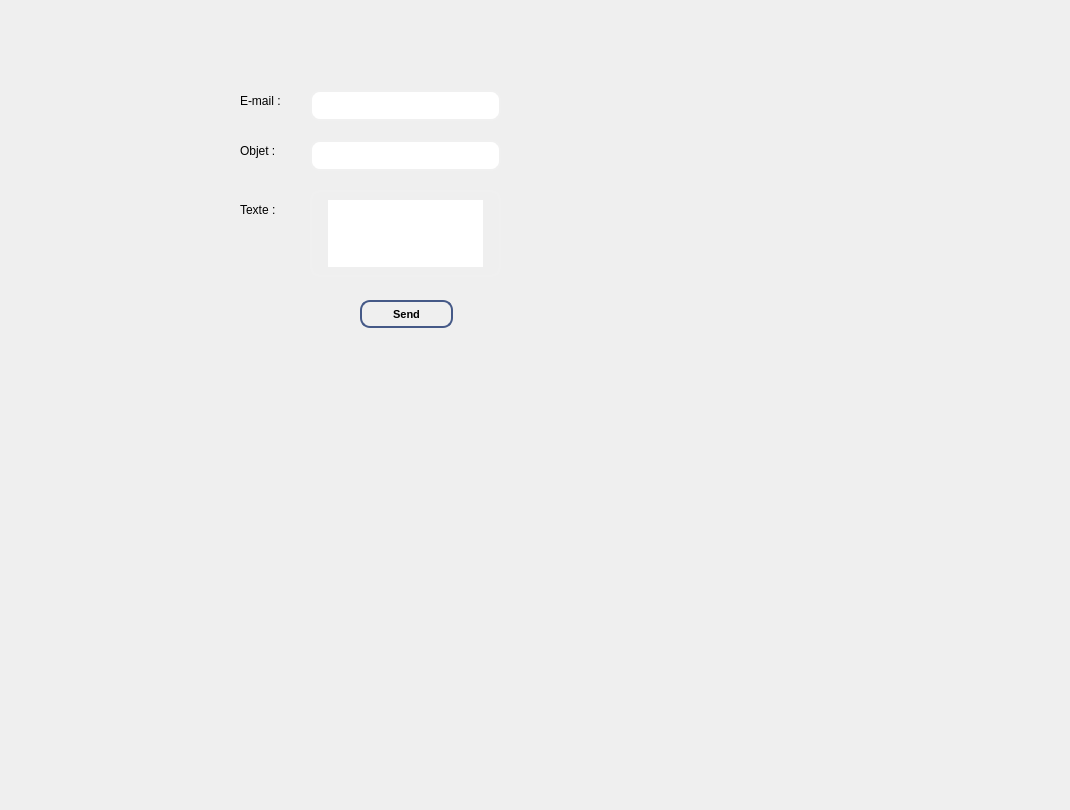
      <widget class="QWidget" name="tab_141">
       <attribute name="title">
        <string>Mailing</string>
       </attribute>
       <widget class="QLabel" name="Email_4">
        <property name="geometry">
         <rect>
          <x>240</x>
          <y>80</y>
          <width>81</width>
          <height>41</height>
         </rect>
        </property>
        <property name="styleSheet">
         <string notr="true">font: 87 8pt &quot;Segoe UI Black&quot; rgb(0, 0, 0) ;</string>
        </property>
        <property name="text">
         <string>E-mail :</string>
        </property>
       </widget>
       <widget class="QLabel" name="Texte_Email_4">
        <property name="geometry">
         <rect>
          <x>240</x>
          <y>200</y>
          <width>61</width>
          <height>20</height>
         </rect>
        </property>
        <property name="styleSheet">
         <string notr="true">font: 87 8pt &quot;Segoe UI Black&quot; rgb(0, 0, 0) ;</string>
        </property>
        <property name="text">
         <string>Texte :</string>
        </property>
       </widget>
       <widget class="QLineEdit" name="rcpt">
        <property name="geometry">
         <rect>
          <x>310</x>
          <y>90</y>
          <width>191</width>
          <height>31</height>
         </rect>
        </property>
        <property name="styleSheet">
         <string notr="true">QLineEdit {
  background-color: qlineargradient(x1: 0, y1: 0, x2: 0, y2: 1,
                                      stop: 0 #455987, stop: 1 #4d8fac);
  border: 2px solid #f0f0f0;
  border-radius: 10px;
  color: #ffffff;
  padding: 8px 16px;
  transition: all 0.3s ease-in-out;
}

QLineEdit:hover {
  background-color: qlineargradient(x1: 0, y1: 0, x2: 0, y2: 1,
                                      stop: 0 #4d8fac, stop: 1 #455987);
  border-color: #ffffff;
}

QLineEdit:focus {
  background-color: qlineargradient(x1: 0, y1: 0, x2: 0, y2: 1,
                                      stop: 0 #4d8fac, stop: 1 #455987);
  border-color: #ffffff;
  box-shadow: 0 0 10px #4d8fac;
}
</string>
        </property>
       </widget>
       <widget class="QPushButton" name="send_mail">
        <property name="geometry">
         <rect>
          <x>360</x>
          <y>300</y>
          <width>93</width>
          <height>28</height>
         </rect>
        </property>
        <property name="styleSheet">
         <string notr="true">QPushButton {
    background: qlineargradient(x1: 0, y1: 0, x2: 0, y2: 1,
                                stop: 0 #F5DEB3, stop: 0.5 #D2B48C, stop: 1.0 #F5DEB3);
    border: 2px solid #455987;
    border-radius: 10px;
    padding: 5px 10px;
    font-size: 11px; 
    font-weight: bold;
    color: #000000;
    text-shadow: 1px 1px #FFFFFF;
    box-shadow: 1px 1px 3px rgba(0, 0, 0, 0.25);
}

QPushButton:hover {
    background: qlineargradient(x1: 0, y1: 0, x2: 0, y2: 1,
                                stop: 0 #D2B48C, stop: 0.5 #F5DEB3, stop: 1.0 #F5DEB3);
    border: 2px solid #455987;
    text-shadow: 1px 1px #FFFFFF;
}
</string>
        </property>
        <property name="text">
         <string>Send</string>
        </property>
       </widget>
       <widget class="QLabel" name="objet_4">
        <property name="geometry">
         <rect>
          <x>240</x>
          <y>140</y>
          <width>81</width>
          <height>21</height>
         </rect>
        </property>
        <property name="styleSheet">
         <string notr="true">font: 87 8pt &quot;Segoe UI Black&quot; rgb(0, 0, 0) ;</string>
        </property>
        <property name="text">
         <string>Objet :</string>
        </property>
       </widget>
       <widget class="QLineEdit" name="subject">
        <property name="geometry">
         <rect>
          <x>310</x>
          <y>140</y>
          <width>191</width>
          <height>31</height>
         </rect>
        </property>
        <property name="styleSheet">
         <string notr="true">QLineEdit {
  background-color: qlineargradient(x1: 0, y1: 0, x2: 0, y2: 1,
                                      stop: 0 #455987, stop: 1 #4d8fac);
  border: 2px solid #f0f0f0;
  border-radius: 10px;
  color: #ffffff;
  padding: 8px 16px;
  transition: all 0.3s ease-in-out;
}

QLineEdit:hover {
  background-color: qlineargradient(x1: 0, y1: 0, x2: 0, y2: 1,
                                      stop: 0 #4d8fac, stop: 1 #455987);
  border-color: #ffffff;
}

QLineEdit:focus {
  background-color: qlineargradient(x1: 0, y1: 0, x2: 0, y2: 1,
                                      stop: 0 #4d8fac, stop: 1 #455987);
  border-color: #ffffff;
  box-shadow: 0 0 10px #4d8fac;
}
</string>
        </property>
       </widget>
       <widget class="QTextEdit" name="msg">
        <property name="geometry">
         <rect>
          <x>310</x>
          <y>190</y>
          <width>191</width>
          <height>87</height>
         </rect>
        </property>
        <property name="styleSheet">
         <string notr="true">QTextEdit {
  background-color: qlineargradient(x1: 0, y1: 0, x2: 0, y2: 1,
                                      stop: 0 #455987, stop: 1 #6497b1);
  border: 2px solid #f0f0f0;
  border-radius: 10px;
  color: #ffffff;
  padding: 8px 16px;
  transition: all 0.3s ease-in-out;
}

QTextEdit:hover {
  background-color: qlineargradient(x1: 0, y1: 0, x2: 0, y2: 1,
                                      stop: 0 #6497b1, stop: 1 #455987);
  border-color: #ffffff;
}

QTextEdit:focus {
  background-color: qlineargradient(x1: 0, y1: 0, x2: 0, y2: 1,
                                      stop: 0 #6497b1, stop: 1 #455987);
  border-color: #ffffff;
  box-shadow: 0 0 10px #455987;
}
</string>
        </property>
       </widget>
       <widget class="QLabel" name="label_187">
        <property name="geometry">
         <rect>
          <x>-70</x>
          <y>-10</y>
          <width>1061</width>
          <height>801</height>
         </rect>
        </property>
        <property name="text">
         <string/>
        </property>
        <property name="pixmap">
         <pixmap>:/fond.png</pixmap>
        </property>
       </widget>
       <zorder>label_187</zorder>
       <zorder>Email_4</zorder>
       <zorder>Texte_Email_4</zorder>
       <zorder>rcpt</zorder>
       <zorder>send_mail</zorder>
       <zorder>objet_4</zorder>
       <zorder>subject</zorder>
       <zorder>msg</zorder>
      </widget>
